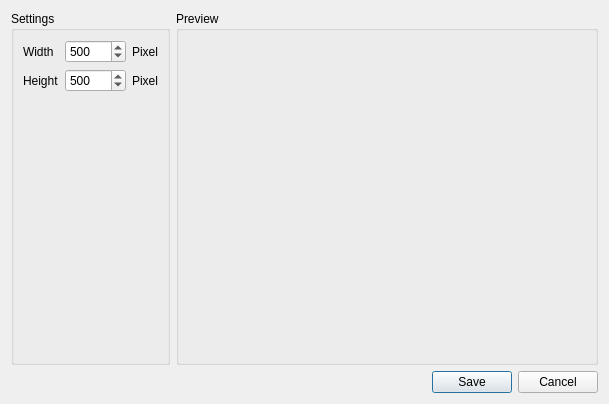
<?xml version="1.0" encoding="UTF-8"?>
<ui version="4.0">
 <class>exportDialog</class>
 <widget class="QDialog" name="exportDialog">
  <property name="geometry">
   <rect>
    <x>0</x>
    <y>0</y>
    <width>609</width>
    <height>404</height>
   </rect>
  </property>
  <property name="windowTitle">
   <string>Export as Image File...</string>
  </property>
  <layout class="QGridLayout" name="gridLayout">
   <item row="0" column="1">
    <widget class="QGroupBox" name="groupBox">
     <property name="sizePolicy">
      <sizepolicy hsizetype="MinimumExpanding" vsizetype="Preferred">
       <horstretch>0</horstretch>
       <verstretch>0</verstretch>
      </sizepolicy>
     </property>
     <property name="title">
      <string>Preview</string>
     </property>
     <layout class="QHBoxLayout" name="horizontalLayout">
      <item>
       <widget class="QWidget" name="containerWidget" native="true">
        <widget class="srtQt::SceneWidget" name="sceneWidget">
         <property name="geometry">
          <rect>
           <x>60</x>
           <y>30</y>
           <width>321</width>
           <height>191</height>
          </rect>
         </property>
        </widget>
       </widget>
      </item>
     </layout>
    </widget>
   </item>
   <item row="1" column="0" colspan="2">
    <widget class="QDialogButtonBox" name="buttonBox">
     <property name="orientation">
      <enum>Qt::Horizontal</enum>
     </property>
     <property name="standardButtons">
      <set>QDialogButtonBox::Cancel|QDialogButtonBox::Save</set>
     </property>
    </widget>
   </item>
   <item row="0" column="0">
    <widget class="QGroupBox" name="groupBox_2">
     <property name="title">
      <string>Settings</string>
     </property>
     <layout class="QGridLayout" name="gridLayout_2">
      <item row="0" column="0">
       <widget class="QLabel" name="label">
        <property name="text">
         <string>Width</string>
        </property>
       </widget>
      </item>
      <item row="0" column="1">
       <widget class="QSpinBox" name="width">
        <property name="minimum">
         <number>10</number>
        </property>
        <property name="maximum">
         <number>10000</number>
        </property>
        <property name="value">
         <number>500</number>
        </property>
       </widget>
      </item>
      <item row="2" column="0">
       <widget class="QLabel" name="label_2">
        <property name="text">
         <string>Height</string>
        </property>
       </widget>
      </item>
      <item row="2" column="1">
       <widget class="QSpinBox" name="height">
        <property name="minimum">
         <number>10</number>
        </property>
        <property name="maximum">
         <number>10000</number>
        </property>
        <property name="value">
         <number>500</number>
        </property>
       </widget>
      </item>
      <item row="0" column="2">
       <widget class="QLabel" name="label_3">
        <property name="text">
         <string>Pixel</string>
        </property>
       </widget>
      </item>
      <item row="2" column="2">
       <widget class="QLabel" name="label_4">
        <property name="text">
         <string>Pixel</string>
        </property>
       </widget>
      </item>
      <item row="3" column="0">
       <spacer name="verticalSpacer">
        <property name="orientation">
         <enum>Qt::Vertical</enum>
        </property>
        <property name="sizeHint" stdset="0">
         <size>
          <width>20</width>
          <height>40</height>
         </size>
        </property>
       </spacer>
      </item>
     </layout>
    </widget>
   </item>
  </layout>
 </widget>
 <customwidgets>
  <customwidget>
   <class>srtQt::SceneWidget</class>
   <extends>QFrame</extends>
   <header>srtQt/SceneWidget.h</header>
  </customwidget>
 </customwidgets>
 <resources/>
 <connections>
  <connection>
   <sender>buttonBox</sender>
   <signal>accepted()</signal>
   <receiver>exportDialog</receiver>
   <slot>accept()</slot>
   <hints>
    <hint type="sourcelabel">
     <x>248</x>
     <y>254</y>
    </hint>
    <hint type="destinationlabel">
     <x>157</x>
     <y>274</y>
    </hint>
   </hints>
  </connection>
  <connection>
   <sender>buttonBox</sender>
   <signal>rejected()</signal>
   <receiver>exportDialog</receiver>
   <slot>reject()</slot>
   <hints>
    <hint type="sourcelabel">
     <x>316</x>
     <y>260</y>
    </hint>
    <hint type="destinationlabel">
     <x>286</x>
     <y>274</y>
    </hint>
   </hints>
  </connection>
 </connections>
</ui>
